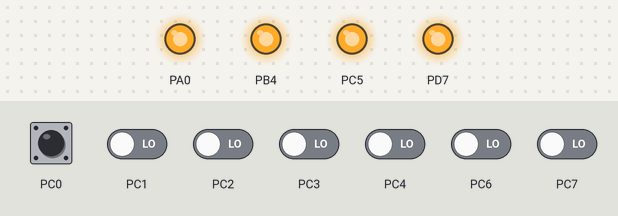
Bench run of a program on a simulated ATmega32, built with avr-gcc and emulated at 8 MHz. Shown: output pins drawn as LEDs (lit = HIGH). The inputs (shaded band) are chosen by the test bench; at power-on: PC0 HIGH, PC1–4, PC6, PC7 LOW.

Above: at 1.2 s.
1.3 s: PC0 pulled LOW for 0.15 s
At 2.3 s:
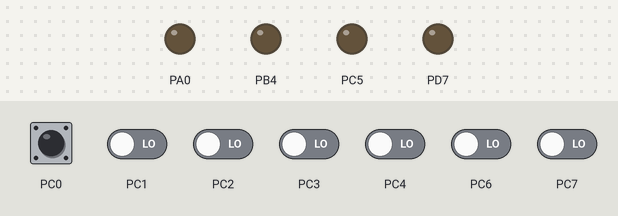
2.9 s: PC0 pulled LOW for 1 s
At 4.8 s:
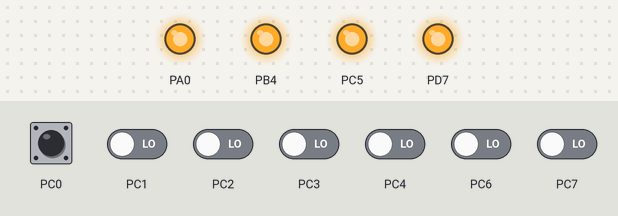
Timing chart, 0 to 6.3 s (numbered marks = the images above; inputs shaded):
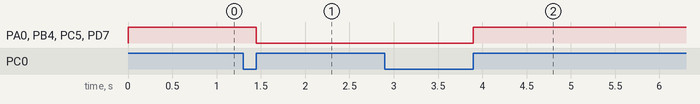

The program:

main.c
```c
#include "../LIB/BIT_MATH.h"
#include "../LIB/STD_Types.h"


#include "../MCAL/DIO/DIO_interface.h"

#define 	F_CPU		8000000UL
#include <util/delay.h>


void main(void)
{
	u8 Local_u8Counter = 0;

	//Pin Dir
	DIO_voidSetPinDirection(DIO_PORTA, DIO_PIN0, DIO_OUTPUT);
	DIO_voidSetPinDirection(DIO_PORTB, DIO_PIN4, DIO_OUTPUT);
	DIO_voidSetPinDirection(DIO_PORTC, DIO_PIN5, DIO_OUTPUT);
	DIO_voidSetPinDirection(DIO_PORTD, DIO_PIN7, DIO_OUTPUT);

	DIO_voidSetPinDirection(DIO_PORTC, DIO_PIN0, DIO_IN_PULLUP);

	DIO_voidWritePin(DIO_PORTA, DIO_PIN0, DIO_HIGH);
	DIO_voidWritePin(DIO_PORTB, DIO_PIN4, DIO_HIGH);
	DIO_voidWritePin(DIO_PORTC, DIO_PIN5, DIO_HIGH);
	DIO_voidWritePin(DIO_PORTD, DIO_PIN7, DIO_HIGH);

	while(1)
	{
		if(DIO_u8ReadPin(DIO_PORTC, DIO_PIN0) == 0)
		{
			while(DIO_u8ReadPin(DIO_PORTC, DIO_PIN0) == 0);

			DIO_voidTogglePin(DIO_PORTA, DIO_PIN0);
			DIO_voidTogglePin(DIO_PORTB, DIO_PIN4);
			DIO_voidTogglePin(DIO_PORTC, DIO_PIN5);
			DIO_voidTogglePin(DIO_PORTD, DIO_PIN7);


		}else{}

	}
}
```

BIT_MATH.h
```c
#ifndef BIT_MATH_H
#define BIT_MATH_H

#define SET_REG(Reg) Reg=0xFF
#define CLR_REG(Reg) Reg=0x00
#define TGL_REG(Reg) Reg^=0xFF
#define ASSIGN_REG(Reg,Value) Reg=Value

#define SET_BITS_REG(Reg,Mask) Reg|=(Mask)
#define CLR_BITS_REG(Reg,Mask) Reg=(Reg&(~Mask))

#define SET_BIT(Reg,bit) Reg|=(1<<bit)
#define CLR_BIT(Reg,bit) Reg=(Reg&(~(1<<bit)))
#define TGL_BIT(Reg,bit) Reg^=(1<<bit)
#define GET_BIT(Reg,bit) ((Reg>>bit)&1)

#endif
```

STD_Types.h
```c
#ifndef STD_TYPES_H
#define STD_TYPES_H

typedef unsigned char 		u8;
typedef unsigned short int  u16;
typedef unsigned long int	u32;

typedef signed char 		s8;
typedef signed short int    s16;
typedef signed long int		    s32;

typedef float				f32;
typedef double 				f64;


#endif
```

DIO_config.h
```c
#ifndef     DIO_CONFIG_H
#define     DIO_CONFIG_H


#endif
```

DIO_interface.h
```c
#ifndef     DIO_INTERFACE_H
#define     DIO_INTERFACE_H

//Ports Names
#define     DIO_PORTA           0
#define     DIO_PORTB           1
#define     DIO_PORTC           2
#define     DIO_PORTD           3

//Pin Numbers
#define     DIO_PIN0            0
#define     DIO_PIN1            1
#define     DIO_PIN2            2
#define     DIO_PIN3            3
#define     DIO_PIN4            4
#define     DIO_PIN5            5
#define     DIO_PIN6            6
#define     DIO_PIN7            7

//Direction
#define     DIO_INPUT           0
#define     DIO_OUTPUT          1
#define     DIO_IN_PULLUP       2

//Pin Status
#define     DIO_LOW             0
#define     DIO_HIGH            1

void    DIO_SetPortDirection(u8 Copy_u8Port, u8 Copy_u8Direction);
void    DIO_voidSetPinDirection(u8 Copy_u8Port, u8 Copy_u8Pin, u8 Copy_u8Direction);
void    DIO_voidWritePort(u8 Copy_u8Port, u8 Copy_u8PortValue);
void    DIO_voidSetBitsInPort(u8 Copy_u8Port, u8 Copy_u8BitsMask);
void    DIO_voidClearBitsInPort(u8 Copy_u8Port, u8 Copy_u8BitsMask);
void    DIO_voidWritePin(u8 Copy_u8Port, u8 Copy_u8Pin, u8 Copy_u8PinStatus);
u8      DIO_u8ReadPin(u8 Copy_u8Port, u8 Copy_u8Pin);
void    DIO_voidTogglePin(u8 Copy_u8Port, u8 Copy_u8Pin);
void    DIO_voidToggleBitsInPort(u8 Copy_u8Port, u8 Copy_u8BitsMask);

#endif
```

DIO_private.h
```c
#ifndef     DIO_PRIVATE_H
#define     DIO_PRIVATE_H

#define     PORTA       (*(volatile u8*) 0x3B)
#define     DDRA        (*(volatile u8*) 0x3A)
#define     PINA        (*(volatile u8*) 0x39)

#define     PORTB       (*(volatile u8*) 0x38)
#define     DDRB        (*(volatile u8*) 0x37)
#define     PINB        (*(volatile u8*) 0x36)

#define     PORTC       (*(volatile u8*) 0x35)
#define     DDRC        (*(volatile u8*) 0x34)
#define     PINC        (*(volatile u8*) 0x33)

#define     PORTD       (*(volatile u8*) 0x32)
#define     DDRD        (*(volatile u8*) 0x31)
#define     PIND        (*(volatile u8*) 0x30)

#endif
```

DIO_program.c
```c
#include "../../LIB/BIT_MATH.h"
#include "../../LIB/STD_Types.h"

#include "DIO_interface.h"
#include "DIO_private.h"
#include "DIO_config.h"


void    DIO_voidSetPinDirection(u8 Copy_u8Port, u8 Copy_u8Pin, u8 Copy_u8Direction)
{
    switch (Copy_u8Port)
    {
    case DIO_PORTA:
        switch (Copy_u8Direction)
        {
        case DIO_INPUT:
            CLR_BIT(DDRA, Copy_u8Pin);
            break;
        case DIO_OUTPUT:
            SET_BIT(DDRA, Copy_u8Pin);
            break;
        case DIO_IN_PULLUP:
            CLR_BIT(DDRA, Copy_u8Pin);
            SET_BIT(PORTA, Copy_u8Pin);
            break;
        default:
                break;
        }
        break;
    case DIO_PORTB:
        switch (Copy_u8Direction)
            {
            case DIO_INPUT:
                CLR_BIT(DDRB, Copy_u8Pin);
                break;
            case DIO_OUTPUT:
                SET_BIT(DDRB, Copy_u8Pin);
                break;
            case DIO_IN_PULLUP:
                CLR_BIT(DDRB, Copy_u8Pin);
                SET_BIT(PORTB, Copy_u8Pin);
                break;
            default:
                break;
            }
            break;
    case DIO_PORTC:
        switch (Copy_u8Direction)
            {
            case DIO_INPUT:
                CLR_BIT(DDRC, Copy_u8Pin);
                break;
            case DIO_OUTPUT:
                SET_BIT(DDRC, Copy_u8Pin);
                break;
            case DIO_IN_PULLUP:
                CLR_BIT(DDRC, Copy_u8Pin);
                SET_BIT(PORTC, Copy_u8Pin);
                break;
            default:
                break;
            }
            break;
    case DIO_PORTD:
        switch (Copy_u8Direction)
            {
            case DIO_INPUT:
                CLR_BIT(DDRD, Copy_u8Pin);
                break;
            case DIO_OUTPUT:
                SET_BIT(DDRD, Copy_u8Pin);
                break;
            case DIO_IN_PULLUP:
                CLR_BIT(DDRD, Copy_u8Pin);
                SET_BIT(PORTD, Copy_u8Pin);
                break;
            default:
                break;
            }
            break;


    default:
        break;
    }
}
void    DIO_voidWritePin(u8 Copy_u8Port, u8 Copy_u8Pin, u8 Copy_u8PinStatus)
{
    switch (Copy_u8Port)
    {
    case DIO_PORTA:
        switch (Copy_u8PinStatus)
        {
        case DIO_LOW:
            CLR_BIT(PORTA, Copy_u8Pin);
            break;
        case DIO_HIGH:
            SET_BIT(PORTA, Copy_u8Pin);
            break;

        default:
            break;
        }
        break;
    case DIO_PORTB:
        switch (Copy_u8PinStatus)
        {
        case DIO_LOW:
            CLR_BIT(PORTB, Copy_u8Pin);
            break;
        case DIO_HIGH:
            SET_BIT(PORTB, Copy_u8Pin);
            break;

        default:
            break;
        }
        break;
    case DIO_PORTC:
        switch (Copy_u8PinStatus)
        {
        case DIO_LOW:
            CLR_BIT(PORTC, Copy_u8Pin);
            break;
        case DIO_HIGH:
            SET_BIT(PORTC, Copy_u8Pin);
            break;

        default:
            break;
        }
        break;
    case DIO_PORTD:
        switch (Copy_u8PinStatus)
        {
        case DIO_LOW:
            CLR_BIT(PORTD, Copy_u8Pin);
            break;
        case DIO_HIGH:
            SET_BIT(PORTD, Copy_u8Pin);
            break;

        default:
            break;
        }
        break;

    default:
        break;
    }
}

u8      DIO_u8ReadPin(u8 Copy_u8Port, u8 Copy_u8Pin)
{
    u8 Local_u8PinStatus;

    switch (Copy_u8Port)
    {
    case DIO_PORTA:
        Local_u8PinStatus = GET_BIT(PINA, Copy_u8Pin);
        break;
    case DIO_PORTB:
        Local_u8PinStatus = GET_BIT(PINB, Copy_u8Pin);
        break;
    case DIO_PORTC:
        Local_u8PinStatus = GET_BIT(PINC, Copy_u8Pin);
        break;
    case DIO_PORTD:
        Local_u8PinStatus = GET_BIT(PIND, Copy_u8Pin);
        break;

    default:
        break;
    }

    return Local_u8PinStatus;
}


void    DIO_voidTogglePin(u8 Copy_u8Port, u8 Copy_u8Pin)
{
    switch (Copy_u8Port)
    {
    case DIO_PORTA:
        TGL_BIT(PORTA, Copy_u8Pin);
        break;
    case DIO_PORTB:
        TGL_BIT(PORTB, Copy_u8Pin);
        break;
    case DIO_PORTC:
        TGL_BIT(PORTC, Copy_u8Pin);
        break;
    case DIO_PORTD:
        TGL_BIT(PORTD, Copy_u8Pin);
        break;

    default:
        break;
    }
}
```

Measured:
- after the input at 1.3 s, PA0, PB4, PC5, PD7: HIGH → LOW after 0.15 s
- after the input at 2.9 s, PA0, PB4, PC5, PD7: LOW → HIGH after 1.0 s
